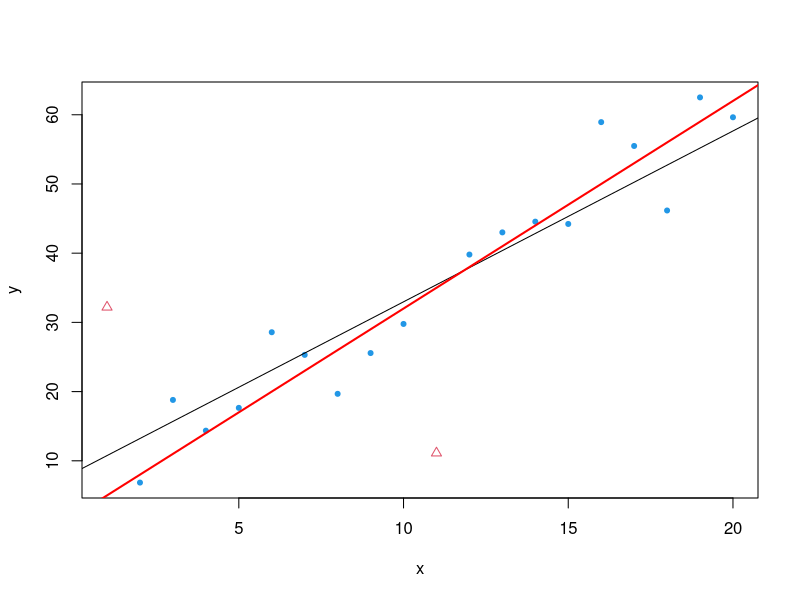
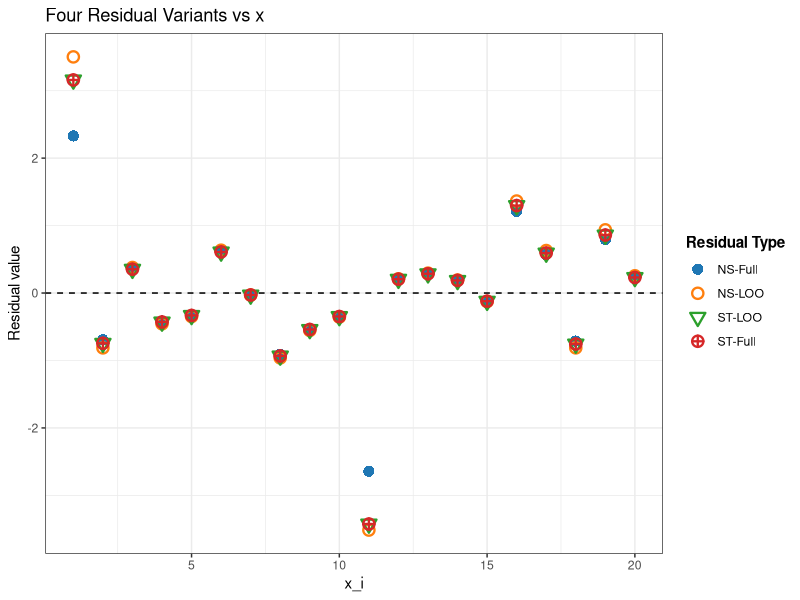

Here is the R script that generated these plots, in order:
## ---- chunk 1
#| message: false
#| warning: false
# Load libraries
library(dplyr)
library(knitr)

# -------------------------------
# 1) Data and full-model fit
# -------------------------------
set.seed(123)
n <- 20
x <- 1:n
y <- 2 + 3 * x + rnorm(n, mean = 0, sd = 5)
y[1] <- y[1] + 30  
y[11] <- y[11] - 30 
o.index <- c(1,11)
flag.outlier <- rep(20, n)
flag.outlier[o.index] <- 2
full_data  <- data.frame(x = x, y = y)

plot(y~x, data=full_data, pch= flag.outlier, col=flag.outlier)
abline(lm(y~x, data=full_data))
abline (a=2, b=3, col="red", lwd=2)

## ---- chunk 2
#| label: plaintext
#| echo: true
#| message: false
#| warning: false

library(kableExtra)

full_model <- lm(y ~ x, data = full_data)
p <- length(coef(full_model))
leverage   <- hatvalues(full_model)
e_full     <- resid(full_model)
sigma_hat_val  <- summary(full_model)$sigma

rss_full <- sum(e_full^2)
df_loo <- n - p - 1
sigma_minus_i_shortcut <- sqrt((rss_full - (e_full^2 / (1 - leverage))) / df_loo)

# -------------------------------
# 2) LOOCV quantities (refit n times)
# -------------------------------
e_del_val <- numeric(n)
sigma_minus_i_val <- numeric(n)

for (i in 1:n) {
  loocv_model <- lm(y ~ x, data = full_data[-i, ])
  yhat_minus  <- predict(loocv_model, newdata = full_data[i, , drop = FALSE])
  e_del_val[i]    <- full_data$y[i] - yhat_minus
  sigma_minus_i_val[i] <- summary(loocv_model)$sigma
}

# -------------------------------
# 3) Assemble and round results
# -------------------------------
residuals_df <- data.frame(
  x = full_data$x,
  h = as.numeric(leverage),
  e_i = as.numeric(e_full),
  sigma_hat = as.numeric(sigma_hat_val),
  e_i_minus_i = as.numeric(e_del_val),
  e_i_minus_i_2 = e_full/(1-leverage),
  sigma_minus_i = as.numeric(sigma_minus_i_val),
  sigma_minus_i_shortcut = as.numeric(sigma_minus_i_shortcut),
  `NS-Full` = e_full / sigma_hat_val,
  `NS-LOO` = e_del_val / sigma_minus_i_val,
  `ST-LOO` = e_del_val / (sigma_minus_i_val / sqrt(1 - leverage)),
  `ST-Full` = rstudent(full_model)
) %>%
  mutate(across(where(is.numeric), ~ round(.x, 3)))


# 4) Create simple display names
display_names <- c("$x_i$", "$h_i$", "$e_i$", "$\\hat{\\sigma}$", 
                   "$e_{i,-i}$", "$\\hat{e}_{i,-i}$",
                   "$\\hat{\\sigma}_{-i}$", "$\\tilde{\\sigma}_{-i}$", 
                   "NS-Full", "NS-LOO", "ST-LOO", "ST-Full")

# 5) Display the table
# Conditional check for output format
if (knitr::is_html_output()) {
  # --- Code for HTML Output (using kableExtra) ---
  knitr::kable(
    residuals_df,
    caption = "Residual variants",
    col.names = display_names,
    align = "r",
    #format="html",
    escape = FALSE # Allows LaTeX and <br/> to render
  ) 
} else {
  # --- Code for PDF/Other Output (using kableExtra) ---
  knitr::kable(
    residuals_df,
    caption = "Residual variants.",
    col.names = display_names,
    align = "r",
    format = "latex",
    booktabs = TRUE,
    escape = FALSE # Allows LaTeX and \\ to render
  ) %>%
    kable_styling(
      latex_options = "scale_down"
    )
}
## ---- chunk 3
#| label: plot-four-residuals-new-names
#| echo: true
#| message: false
#| warning: false
#| fig-cap: "Four residual variants plotted against the predictor variable x."

# Load libraries
library(dplyr)
library(tidyr)
library(ggplot2)
library(knitr)


# -------------------------------
# 3) Plotting Code with Updated Names
# -------------------------------

# Prepare data for plotting
plot_df <- residuals_df %>%
  # Use the new, simple column names (R converts '-' to '.')
  select(
    x,
    NS.Full,
    NS.LOO,
    ST.LOO,
    ST.Full
  ) %>%
  pivot_longer(
    cols = -x,
    names_to = "residual_type",
    values_to = "residual_value"
  )

# Update the names in the mapping vectors
shape_map <- c(
  NS.Full = 16,  # solid circle
  NS.LOO  = 1,   # hollow circle
  ST.LOO  = 6,   # asterisk
  ST.Full = 10    # asterisk
)

labels_map <- c(
  NS.Full = "NS-Full",
  NS.LOO  = "NS-LOO",
  ST.LOO  = "ST-LOO",
  ST.Full = "ST-Full"
)

color_map <- c(
  NS.Full = "#1f77b4",  # blue
  NS.LOO  = "#ff7f0e", # orange
  ST.LOO  = "#2ca02c",  # green
  ST.Full = "#d62728"   # red
)

# Generate the plot
ggplot(
  plot_df,
  aes(x = x, y = residual_value,
      shape = residual_type, color = residual_type, group = residual_type)
) +
  geom_hline(yintercept = 0, linetype = "dashed") +
  geom_point(size = 3, stroke = 1.2) + # Increased stroke for visibility
  scale_shape_manual(
    values = shape_map,
    breaks = names(labels_map),
    labels = unname(labels_map),
    name = "Residual Type"
  ) +
  scale_color_manual(
    values = color_map,
    breaks = names(labels_map),
    labels = unname(labels_map),
    name = "Residual Type"
  ) +
  labs(
    title = "Four Residual Variants vs x",
    x = "x_i",
    y = "Residual value"
  ) +
  theme_bw() +
  theme(
    legend.position = "right",
    legend.title = element_text(face = "bold")
  )
